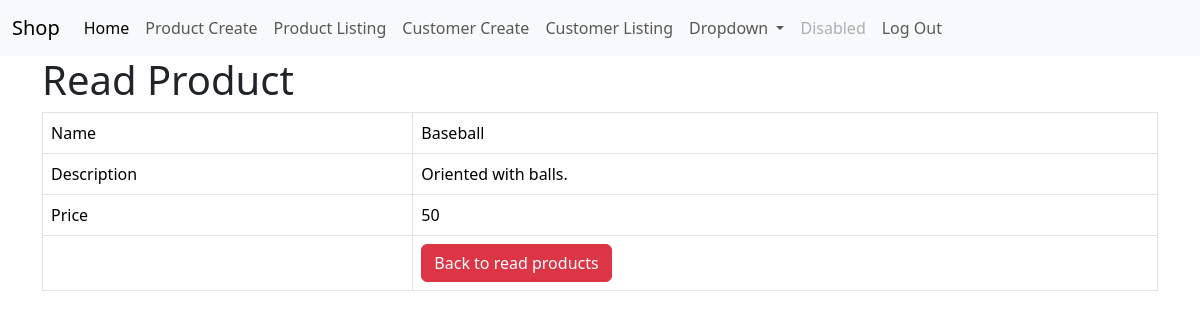
Page /product_details.php?id=8 (signed in) on the committed database.
### tables this page shows
CREATE TABLE IF NOT EXISTS `products` (
  `id` int NOT NULL AUTO_INCREMENT,
  `name` varchar(50) NOT NULL,
  `description` text NOT NULL,
  `product_cat` int NOT NULL,
  `price` double NOT NULL,
  `manufacture_date` date NOT NULL,
  `expired_date` date NOT NULL,
  `created` datetime NOT NULL,
  `modified` timestamp NOT NULL,
  PRIMARY KEY (`id`)
);

### product_details.php (the view, shortened to what this page needs)
<!DOCTYPE HTML>
<html>
<?php
include 'menu.php';
?>
<head>
    <link href="https://cdn.jsdelivr.net/npm/bootstrap@5.3.3/dist/css/bootstrap.min.css" rel="stylesheet">
</head>
<body>
    <div class="container">
        <div class="page-header">
            <h1>Read Product</h1>
        </div>
        <?php
        $id = isset($_GET['id']) ? $_GET['id'] : die('ERROR: Record ID not found.');
        include 'config/database.php';
        try {
            $query = "SELECT id, name, description, price FROM products WHERE id = ? LIMIT 0,1";
            $stmt = $con->prepare($query);
            $stmt->bindParam(1, $id);
            $stmt->execute();
            $row = $stmt->fetch(PDO::FETCH_ASSOC);
            $name = $row['name'];
            $description = $row['description'];
            $price = $row['price'];
        }
        catch (PDOException $exception) {
            die('ERROR: ' . $exception->getMessage());
        }
        ?>
        <table class='table table-hover table-responsive table-bordered'>
            <tr>
                <td>Name</td>
                <td><?php echo $name; ?></td>
            </tr>
            <tr>
                <td>Description</td>
                <td><?php echo $description; ?></td>
            </tr>
            <tr>
                <td>Price</td>
                <td><?php echo $price; ?></td>
            </tr>
            <tr>
                <td></td>
                <td>
                    <a href='product_listing.php' class='btn btn-danger'>Back to read products</a>
                </td>
            </tr>
        </table>
    </div>
</body>
</html>

### rows in the picture
products: name "Baseball", description "Oriented with balls.", price "50"
